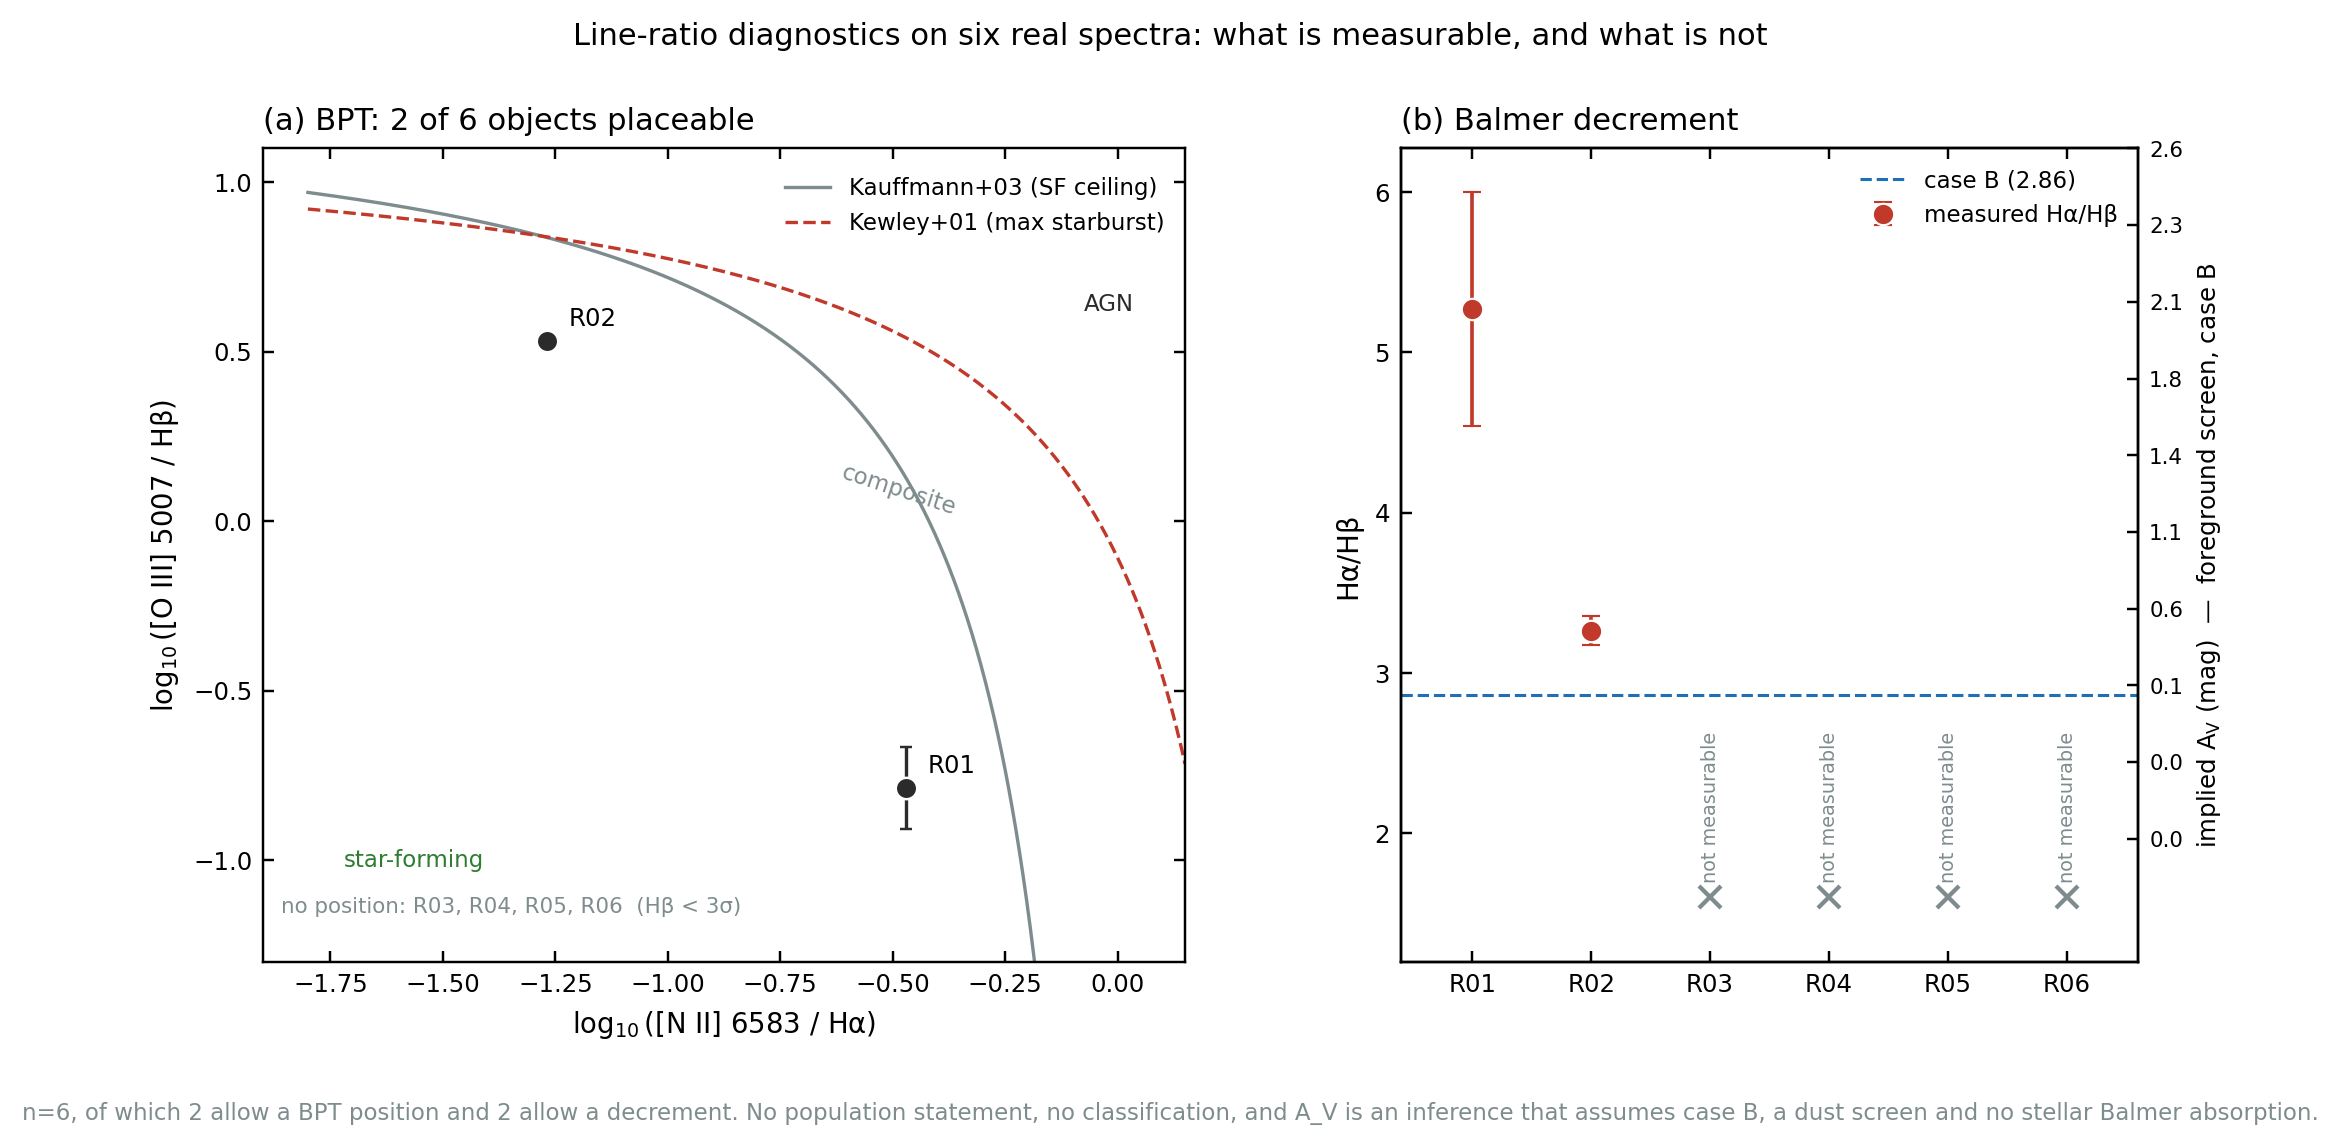

Here is the Python script that generated this plot:
#!/usr/bin/env python3
"""Figure 5 — line-ratio diagnostics on the six real spectra.

    .venv/bin/python validation/figures/fig5_diagnostics.py      # ~40 s

Input
    data/cases/R01..R06.fits   (real SDSS spectra)
Output
    validation/figures/fig5_diagnostics.{png,pdf}
    validation/results/tables/diagnostic_ratios.csv

What is plotted
    (a) the [N II] BPT diagram. Only objects with *both* [N II]/Hα and
        [O III]/Hβ measured above 3σ can be placed; the rest are named in the
        panel with the reason. The two reference curves are drawn as references,
        not as a classification of the data.
    (b) Hα/Hβ per object, with the case-B value marked and non-detections shown
        as crosses rather than as points at some plausible value.

The secondary axis of (b) converts the ratio to A_V under a foreground-screen,
case-B assumption. It is a scale, not a measurement, and the assumptions it needs
are listed in ``docs/figures.md`` §5.
"""

from __future__ import annotations

import csv
import sys
from pathlib import Path

sys.path.insert(0, str(Path(__file__).resolve().parents[2] / "src"))

import gspec                                       # noqa: E402
from gspec import diagnostics, plotting            # noqa: E402

HERE = Path(__file__).resolve().parent
ROOT = HERE.parents[1]
REAL = [f"R{i:02d}" for i in range(1, 7)]


def main() -> None:
    results = {}
    for case_id in REAL:
        results[case_id] = gspec.measure(gspec.read_case(ROOT / f"data/cases/{case_id}.fits"))

    rows = diagnostics.diagnostic_table(results)

    print(f"{'case':5} {'BPT':>4}  {'[NII]/Ha':>16} {'[OIII]/Hb':>16} {'Ha/Hb':>16}  A_V")
    for r in rows:
        def cell(d):
            return f"{d['value']:7.3f}±{d['error']:5.3f}" if d["detected"] else "   not det."
        ex = r["extinction"]
        av = f"{ex['av']:.2f}" if ex["valid"] else (f"<{ex['av_upper']:.2f}" if ex["av_upper"] == ex["av_upper"] else "--")
        print(f"{r['case_id']:5} {'yes' if r['bpt_placeable'] else 'no':>4}  "
              f"{cell(r['nii_ha']):>16} {cell(r['oiii_hb']):>16} {cell(r['balmer']):>16}  {av}")

    fig = plotting.fig_diagnostics(rows)
    for p in plotting.save(fig, str(HERE / "fig5_diagnostics")):
        print(f"wrote {p.relative_to(ROOT)}")

    out = ROOT / "validation/results/tables/diagnostic_ratios.csv"
    out.parent.mkdir(parents=True, exist_ok=True)
    with out.open("w", newline="") as fh:
        w = csv.writer(fh)
        w.writerow(["case_id", "halpha_snr", "hbeta_snr", "oiii_snr", "nii_snr",
                    "nii_ha", "nii_ha_err", "oiii_hb", "oiii_hb_err",
                    "balmer", "balmer_err", "bpt_placeable",
                    "e_bv", "e_bv_err", "av", "av_err", "av_upper", "extinction_note"])
        for r in rows:
            ex = r["extinction"]
            w.writerow([
                r["case_id"], f"{r['halpha_snr']:.2f}", f"{r['hbeta_snr']:.2f}",
                f"{r['oiii_snr']:.2f}", f"{r['nii_snr']:.2f}",
                f"{r['nii_ha']['value']:.6g}", f"{r['nii_ha']['error']:.6g}",
                f"{r['oiii_hb']['value']:.6g}", f"{r['oiii_hb']['error']:.6g}",
                f"{r['balmer']['value']:.6g}", f"{r['balmer']['error']:.6g}",
                int(r["bpt_placeable"]),
                f"{ex['e_bv']:.6g}", f"{ex['e_bv_err']:.6g}",
                f"{ex['av']:.6g}", f"{ex['av_err']:.6g}", f"{ex['av_upper']:.6g}",
                ex["reason"].replace(",", ";"),
            ])
    print(f"wrote {out.relative_to(ROOT)}")


if __name__ == "__main__":
    main()
